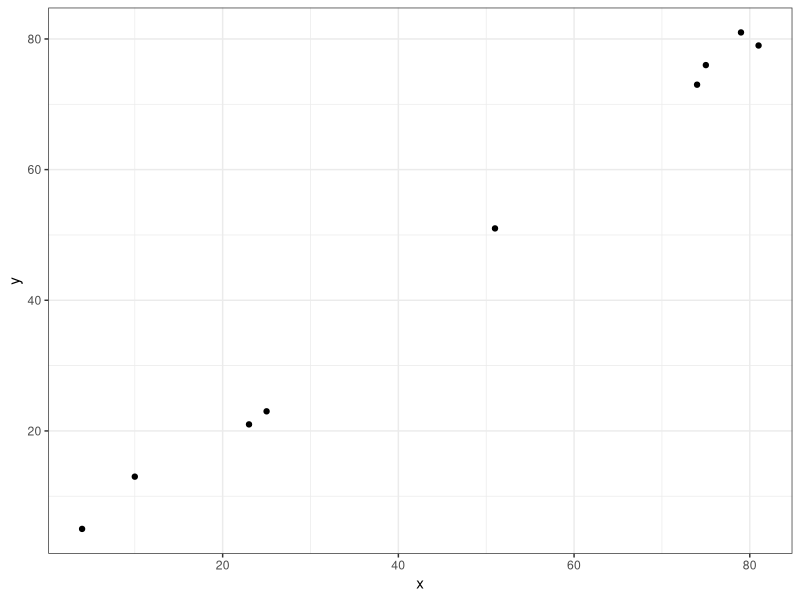
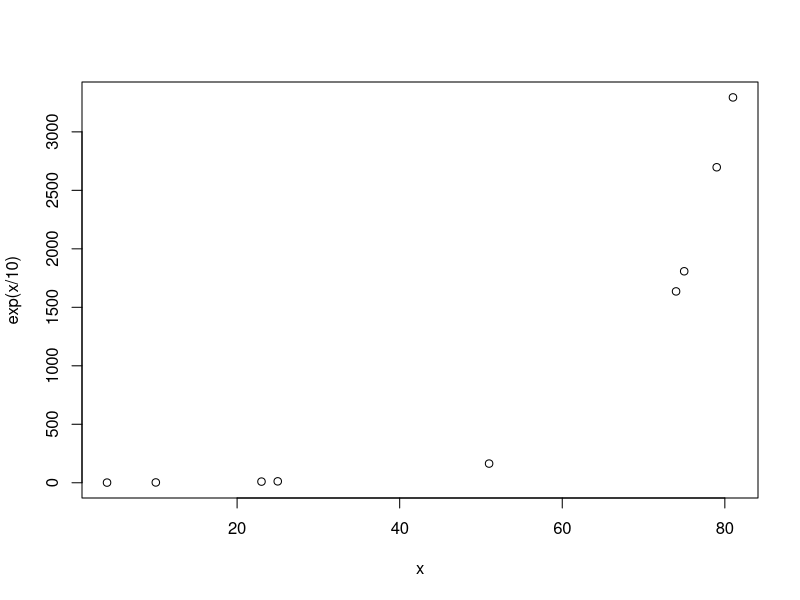
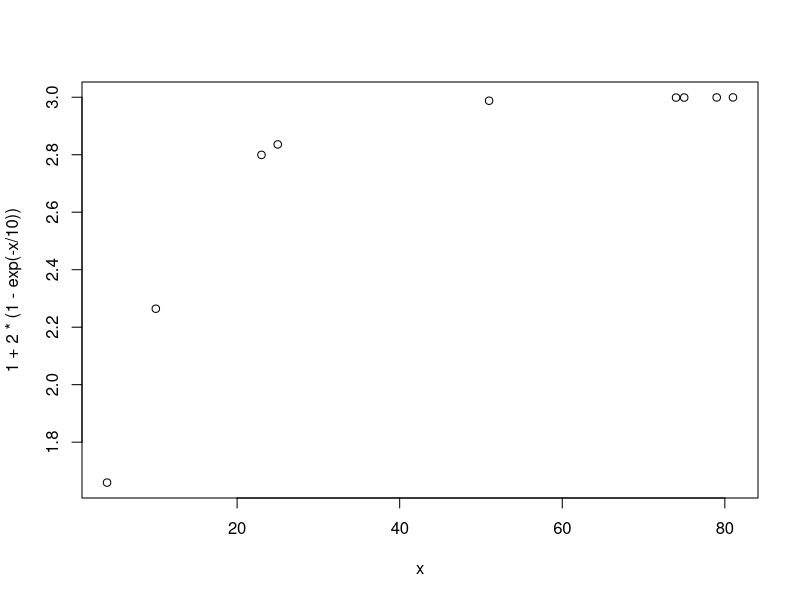

Reproduce these figures in R, in order.
## ---- chunk 1
knitr::opts_chunk$set(echo = TRUE)

library("tidyverse"); theme_set(theme_bw())
## ---- chunk 2
set.seed(20210701)
n <- 9
d <- data.frame(x = round(runif(n, 0, 100))) %>%
  mutate(y = round(x + rnorm(n, 0, 2)))
d
## ---- chunk 3
ggplot(d, aes(x,y)) +
  geom_point()
## ---- chunk 4
attach(d) # puts x and y in the environment

xbar <- mean(x)
ybar <- mean(y)
sxx  <- sum( (x-mean(x))^2 )
sxy  <- sum( (x-mean(x))*(y-mean(x)) )

Mhat <- sxy/sxx
bhat <- ybar - Mhat*xbar
## ---- chunk 5
lm(y~x)
## ---- chunk 6
f <- function(parameters, y, x) {
  M <- parameters[1]
  b <- parameters[2]
  
  sum( (y - (M*x + b) )^2 ) 
}
## ---- chunk 7
o = optim(c(0,1), f, y = y, x = x)
## ---- chunk 8
o$convergence
## ---- chunk 9
o$par
## ---- chunk 10
plot(x, exp(x/10))
## ---- chunk 11
plot(x, 1+2*(1-exp(-x/10)))
